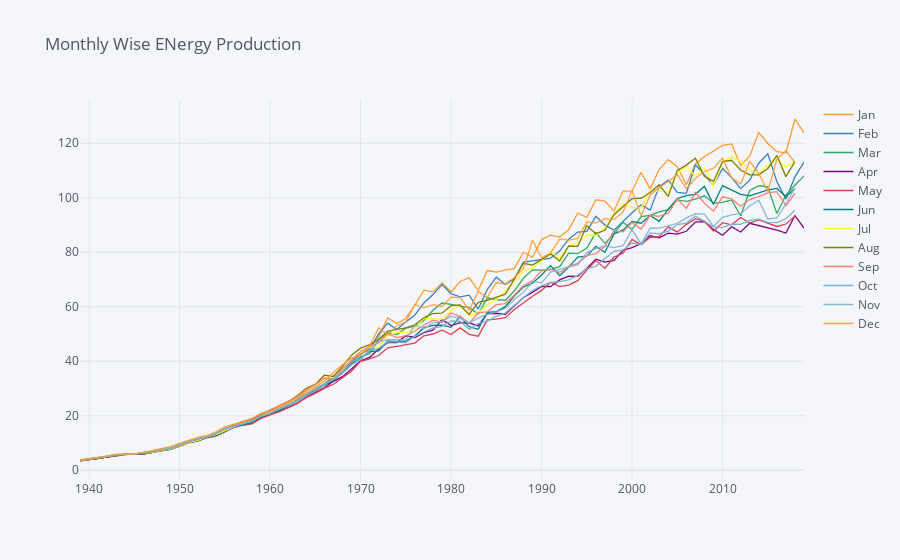

Notebook cell for this chart:
### Markdown cell above
## Monthly_Summary

### Code cell
pivot_data.T.iplot(title="Monthly Wise ENergy Production")
